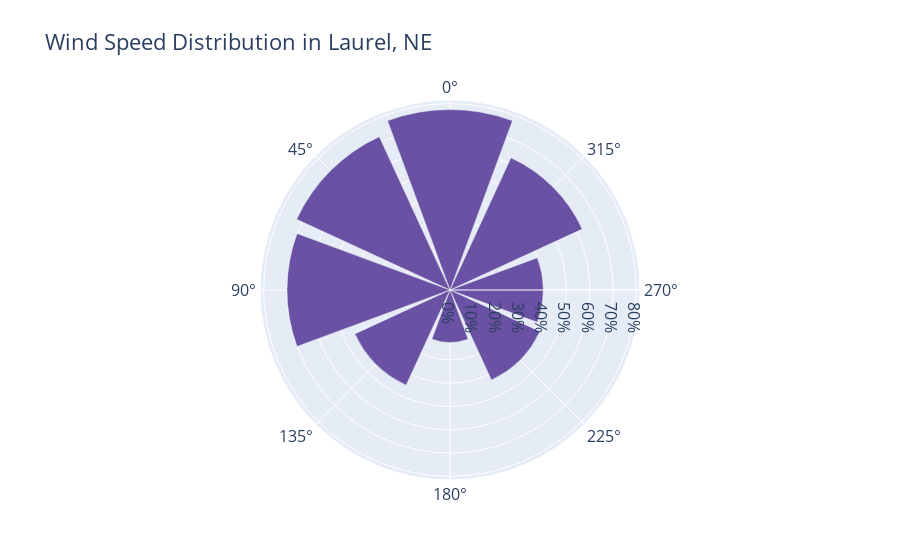

The notebook cell this image was saved under:
### Code cell
import plotly.graph_objects as go

fig = go.Figure()

fig.add_trace(go.Barpolar(
    r=[77.5, 72.5, 70.0, 45.0, 22.5, 42.5, 40.0, 62.5],
    name='11-14 m/s',
    marker_color='rgb(106,81,163)'
))
# fig.add_trace(go.Barpolar(
#     r=[57.5, 50.0, 45.0, 35.0, 20.0, 22.5, 37.5, 55.0],
#     name='8-11 m/s',
#     marker_color='rgb(158,154,200)'
# ))
# fig.add_trace(go.Barpolar(
#     r=[40.0, 30.0, 30.0, 35.0, 7.5, 7.5, 32.5, 40.0],
#     name='5-8 m/s',
#     marker_color='rgb(203,201,226)'
# ))
# fig.add_trace(go.Barpolar(
#     r=[20.0, 7.5, 15.0, 22.5, 2.5, 2.5, 12.5, 22.5],
#     name='< 5 m/s',
#     marker_color='rgb(242,240,247)'
# ))

# fig.update_traces(text=['North', 'N-E', 'East', 'S-E', 'South', 'S-W', 'West', 'N-W'])
fig.update_layout(
    title='Wind Speed Distribution in Laurel, NE',
    font_size=16,
    legend_font_size=16,
    polar_radialaxis_ticksuffix='%',
    polar_angularaxis_rotation=90,

)
fig.show()

### Figure 1 — Plotly figure (JSON) as saved in the notebook; plotly's stock layout.template omitted (floating-point values rounded to 4 significant figures)
{"data": [{"marker": {"color": "rgb(106,81,163)"}, "name": "11-14 m/s", "r": [77.5, 72.5, 70, 45, 22.5, 42.5, 40, 62.5], "type": "barpolar"}], "layout": {"autosize": true, "font": {"size": 16}, "legend": {"font": {"size": 16}}, "polar": {"angularaxis": {"rotation": 90}, "radialaxis": {"autorange": true, "range": [0, 81.58], "ticksuffix": "%", "type": "linear"}}, "title": {"text": "Wind Speed Distribution in Laurel, NE"}}}
